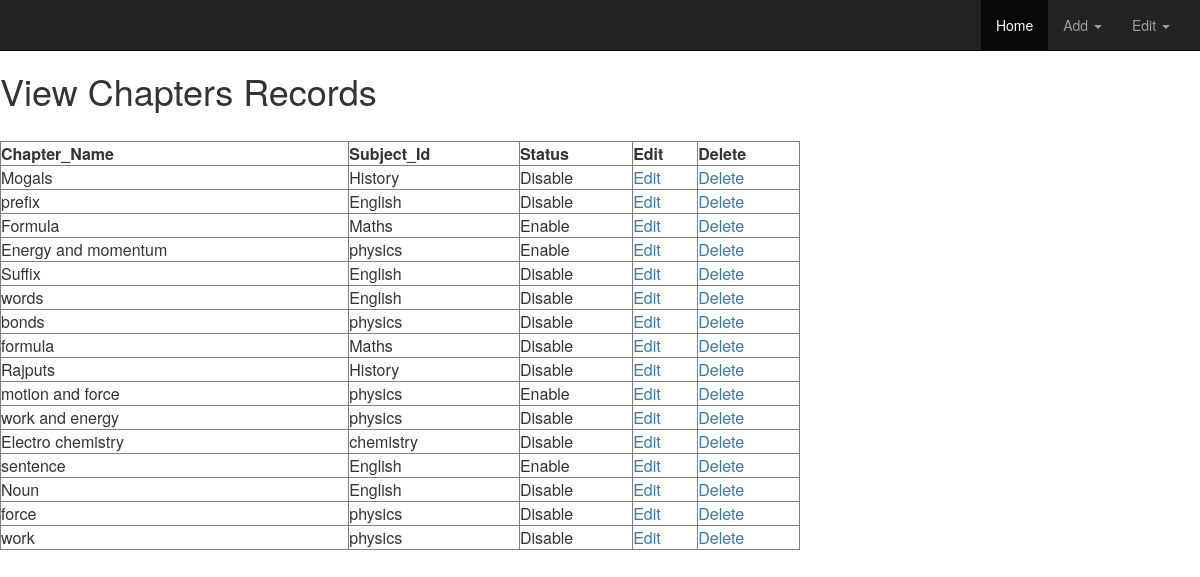
The page /Ag_project/Admin/View_chapter.php on the database its author committed.
### tables this page shows
CREATE TABLE IF NOT EXISTS `ag_ma_chapter` (
  `cid` varchar(10) NOT NULL,
  `cname` text NOT NULL,
  `doc` timestamp NOT NULL DEFAULT CURRENT_TIMESTAMP ON UPDATE CURRENT_TIMESTAMP,
  `sid` varchar(10) NOT NULL,
  `status` tinyint(1) NOT NULL
);

CREATE TABLE IF NOT EXISTS `ag_ma_subject` (
  `sid` varchar(10) NOT NULL,
  `subject_name` text NOT NULL,
  `doc` timestamp NOT NULL DEFAULT CURRENT_TIMESTAMP ON UPDATE CURRENT_TIMESTAMP,
  `status` tinyint(1) NOT NULL
);

### Ag_project/Admin/View_chapter.php (the view, shortened to what this page needs)
<html>
<head>
</head>
<body>
<?php
include "layout_2.php";
echo"<h1>View Chapters Records</h1>";
echo"<br>";
include('sys_connect.php');
if ($result = $mysqli->query("SELECT * FROM ag_ma_chapter ORDER BY cid"))
{
if ($result->num_rows > 0)
{
echo "<table border='1' cellpadding='10' width='800'>";
echo "<tr><th>Chapter_Name</th><th>Subject_Id</th><th>Status</th><th>Edit</th><th>Delete</th></tr>";
while ($row = $result->fetch_object())
{
$a = $row->sid;
$s= $mysqli->query("SELECT subject_name from ag_ma_subject where sid='$a'");
while($res = mysqli_fetch_array($s))
{
    $subject_name = $res['subject_name'];
}
echo "<tr>";
echo "<td>" . $row->cname . "</td>";
echo "<td>" . $subject_name . "</td>";
if(@$row->status == '0')
{
	echo "<td> Disable</td>";
}
elseif(@$row->status == '1')
{
	echo "<td> Enable</td>";
}
echo "<td><a style='text-decoration:none' href='Edit_chapter.php?cid=" . $row->cid . "'>Edit</a></td>";
echo "<td><a style='text-decoration:none' href='delete_chapter.php?cid=" . $row->cid . "'>Delete</a></td>";
echo "</tr>";
}
echo "</table>";
}
else
{
echo "No results to display!";
}
}
else
{
echo "Error: " . $mysqli->error;
}
?>
</body>
</html>

### Ag_project/Admin/layout_2.php (shortened to what this page needs)
<html>
<head>
</head>
<body>
<nav class="navbar navbar-inverse navbar-static-top example6">
  <div class="container">
    <div class="navbar-header">
      <a class="navbar-brand text-hide" href="index.php"> </a>
    </div>
    <div id="navbar6" class="navbar-collapse collapse">
      <ul class="nav navbar-nav navbar-right">
        <li class="active"><a href="index.php">Home</a></li>
        <li class="dropdown">
          <a href="#" class="dropdown-toggle" data-toggle="dropdown" role="button" aria-expanded="false">Add <span class="caret"></span></a>
        </li>
		 <li class="dropdown">
		 <a href="#" class="dropdown-toggle" data-toggle="dropdown" role="button" aria-expanded="false">Edit <span class="caret"></span></a>
      </ul>
    </div>
  </div>
</nav>
</body>
  <link rel="stylesheet" href="https://maxcdn.bootstrapcdn.com/bootstrap/3.3.7/css/bootstrap.min.css">
</html>

### Ag_project/Admin/layout_2.php (style rules this page uses)
.example6 .navbar-brand { background: url(http://www.ahaguru.com/img/assets/images/ahaguru_logo.png) left / contain no-repeat; width: 100px; }
body { font-family: "Lato"; }

### rows shown on the page
ag_ma_chapter: cname "Mogals", sid.subject_name "History", status "Disable"
ag_ma_chapter: cname "prefix", sid.subject_name "English", status "Disable"
ag_ma_chapter: cname "Formula", sid.subject_name "Maths", status "Enable"
ag_ma_chapter: cname "Energy and momentum", sid.subject_name "physics", status "Enable"
ag_ma_chapter: cname "Suffix", sid.subject_name "English", status "Disable"
ag_ma_chapter: cname "words", sid.subject_name "English", status "Disable"
ag_ma_chapter: cname "bonds", sid.subject_name "physics", status "Disable"
ag_ma_chapter: cname "formula", sid.subject_name "Maths", status "Disable"
ag_ma_chapter: cname "Rajputs", sid.subject_name "History", status "Disable"
ag_ma_chapter: cname "motion and force", sid.subject_name "physics", status "Enable"
ag_ma_chapter: cname "work and energy", sid.subject_name "physics", status "Disable"
ag_ma_chapter: cname "Electro chemistry", sid.subject_name "chemistry", status "Disable"
ag_ma_chapter: cname "sentence", sid.subject_name "English", status "Enable"
ag_ma_chapter: cname "Noun", sid.subject_name "English", status "Disable"
ag_ma_chapter: cname "force", sid.subject_name "physics", status "Disable"
ag_ma_chapter: cname "work", sid.subject_name "physics", status "Disable"
